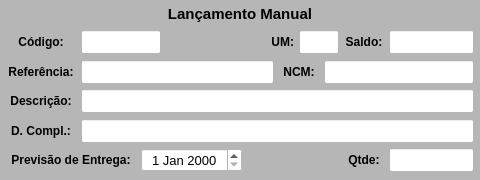
           <widget class="QWidget" name="widget_Cor5" native="true">
            <property name="sizePolicy">
             <sizepolicy hsizetype="Preferred" vsizetype="Preferred">
              <horstretch>0</horstretch>
              <verstretch>0</verstretch>
             </sizepolicy>
            </property>
            <property name="minimumSize">
             <size>
              <width>480</width>
              <height>180</height>
             </size>
            </property>
            <property name="maximumSize">
             <size>
              <width>480</width>
              <height>180</height>
             </size>
            </property>
            <property name="styleSheet">
             <string notr="true">background-color: rgb(182, 182, 182);</string>
            </property>
            <layout class="QVBoxLayout" name="verticalLayout_4">
             <property name="spacing">
              <number>1</number>
             </property>
             <property name="leftMargin">
              <number>1</number>
             </property>
             <property name="topMargin">
              <number>1</number>
             </property>
             <property name="rightMargin">
              <number>1</number>
             </property>
             <property name="bottomMargin">
              <number>6</number>
             </property>
             <item>
              <widget class="QWidget" name="widget_16" native="true">
               <property name="minimumSize">
                <size>
                 <width>0</width>
                 <height>25</height>
                </size>
               </property>
               <property name="maximumSize">
                <size>
                 <width>16777215</width>
                 <height>25</height>
                </size>
               </property>
               <property name="styleSheet">
                <string notr="true"/>
               </property>
               <layout class="QHBoxLayout" name="horizontalLayout_17">
                <property name="spacing">
                 <number>3</number>
                </property>
                <property name="leftMargin">
                 <number>3</number>
                </property>
                <property name="topMargin">
                 <number>3</number>
                </property>
                <property name="rightMargin">
                 <number>3</number>
                </property>
                <property name="bottomMargin">
                 <number>3</number>
                </property>
                <item>
                 <widget class="QLabel" name="label_52">
                  <property name="maximumSize">
                   <size>
                    <width>16777215</width>
                    <height>16777215</height>
                   </size>
                  </property>
                  <property name="font">
                   <font>
                    <pointsize>11</pointsize>
                    <weight>75</weight>
                    <bold>true</bold>
                   </font>
                  </property>
                  <property name="text">
                   <string>Lançamento Manual</string>
                  </property>
                  <property name="alignment">
                   <set>Qt::AlignCenter</set>
                  </property>
                 </widget>
                </item>
               </layout>
              </widget>
             </item>
             <item>
              <widget class="QWidget" name="widget_37" native="true">
               <property name="minimumSize">
                <size>
                 <width>0</width>
                 <height>30</height>
                </size>
               </property>
               <property name="maximumSize">
                <size>
                 <width>16777215</width>
                 <height>30</height>
                </size>
               </property>
               <property name="styleSheet">
                <string notr="true"/>
               </property>
               <layout class="QHBoxLayout" name="horizontalLayout_4">
                <property name="spacing">
                 <number>5</number>
                </property>
                <property name="leftMargin">
                 <number>5</number>
                </property>
                <property name="topMargin">
                 <number>3</number>
                </property>
                <property name="rightMargin">
                 <number>5</number>
                </property>
                <property name="bottomMargin">
                 <number>3</number>
                </property>
                <item>
                 <widget class="QLabel" name="label_54">
                  <property name="minimumSize">
                   <size>
                    <width>70</width>
                    <height>0</height>
                   </size>
                  </property>
                  <property name="maximumSize">
                   <size>
                    <width>70</width>
                    <height>16777215</height>
                   </size>
                  </property>
                  <property name="font">
                   <font>
                    <pointsize>9</pointsize>
                    <weight>75</weight>
                    <bold>true</bold>
                   </font>
                  </property>
                  <property name="text">
                   <string>Código:</string>
                  </property>
                  <property name="alignment">
                   <set>Qt::AlignCenter</set>
                  </property>
                 </widget>
                </item>
                <item>
                 <widget class="QLineEdit" name="line_Codigo_Manu">
                  <property name="sizePolicy">
                   <sizepolicy hsizetype="Preferred" vsizetype="Preferred">
                    <horstretch>0</horstretch>
                    <verstretch>0</verstretch>
                   </sizepolicy>
                  </property>
                  <property name="minimumSize">
                   <size>
                    <width>60</width>
                    <height>0</height>
                   </size>
                  </property>
                  <property name="maximumSize">
                   <size>
                    <width>80</width>
                    <height>16777215</height>
                   </size>
                  </property>
                  <property name="font">
                   <font>
                    <pointsize>9</pointsize>
                   </font>
                  </property>
                  <property name="styleSheet">
                   <string notr="true">background-color: rgb(255, 255, 255);</string>
                  </property>
                  <property name="alignment">
                   <set>Qt::AlignCenter</set>
                  </property>
                  <property name="placeholderText">
                   <string/>
                  </property>
                 </widget>
                </item>
                <item>
                 <widget class="QLabel" name="label_8">
                  <property name="text">
                   <string/>
                  </property>
                 </widget>
                </item>
                <item>
                 <widget class="QLabel" name="label_25">
                  <property name="maximumSize">
                   <size>
                    <width>25</width>
                    <height>16777215</height>
                   </size>
                  </property>
                  <property name="font">
                   <font>
                    <pointsize>9</pointsize>
                    <weight>75</weight>
                    <bold>true</bold>
                   </font>
                  </property>
                  <property name="text">
                   <string>UM:</string>
                  </property>
                  <property name="alignment">
                   <set>Qt::AlignRight|Qt::AlignTrailing|Qt::AlignVCenter</set>
                  </property>
                 </widget>
                </item>
                <item>
                 <widget class="QLineEdit" name="line_UM_Manu">
                  <property name="sizePolicy">
                   <sizepolicy hsizetype="Preferred" vsizetype="Preferred">
                    <horstretch>0</horstretch>
                    <verstretch>0</verstretch>
                   </sizepolicy>
                  </property>
                  <property name="minimumSize">
                   <size>
                    <width>40</width>
                    <height>0</height>
                   </size>
                  </property>
                  <property name="maximumSize">
                   <size>
                    <width>40</width>
                    <height>16777215</height>
                   </size>
                  </property>
                  <property name="font">
                   <font>
                    <pointsize>9</pointsize>
                   </font>
                  </property>
                  <property name="styleSheet">
                   <string notr="true">background-color: rgb(255, 255, 255);</string>
                  </property>
                  <property name="alignment">
                   <set>Qt::AlignCenter</set>
                  </property>
                 </widget>
                </item>
                <item>
                 <widget class="QLabel" name="label_38">
                  <property name="minimumSize">
                   <size>
                    <width>40</width>
                    <height>0</height>
                   </size>
                  </property>
                  <property name="maximumSize">
                   <size>
                    <width>40</width>
                    <height>16777215</height>
                   </size>
                  </property>
                  <property name="font">
                   <font>
                    <pointsize>9</pointsize>
                    <weight>75</weight>
                    <bold>true</bold>
                   </font>
                  </property>
                  <property name="text">
                   <string>Saldo:</string>
                  </property>
                  <property name="alignment">
                   <set>Qt::AlignCenter</set>
                  </property>
                 </widget>
                </item>
                <item>
                 <widget class="QLineEdit" name="line_Saldo_Manu">
                  <property name="sizePolicy">
                   <sizepolicy hsizetype="Preferred" vsizetype="Preferred">
                    <horstretch>0</horstretch>
                    <verstretch>0</verstretch>
                   </sizepolicy>
                  </property>
                  <property name="minimumSize">
                   <size>
                    <width>85</width>
                    <height>0</height>
                   </size>
                  </property>
                  <property name="maximumSize">
                   <size>
                    <width>85</width>
                    <height>16777215</height>
                   </size>
                  </property>
                  <property name="font">
                   <font>
                    <pointsize>9</pointsize>
                   </font>
                  </property>
                  <property name="cursor">
                   <cursorShape>IBeamCursor</cursorShape>
                  </property>
                  <property name="styleSheet">
                   <string notr="true">background-color: rgb(255, 255, 255);</string>
                  </property>
                  <property name="inputMask">
                   <string/>
                  </property>
                  <property name="text">
                   <string/>
                  </property>
                  <property name="frame">
                   <bool>true</bool>
                  </property>
                  <property name="echoMode">
                   <enum>QLineEdit::Normal</enum>
                  </property>
                  <property name="alignment">
                   <set>Qt::AlignCenter</set>
                  </property>
                  <property name="placeholderText">
                   <string/>
                  </property>
                 </widget>
                </item>
               </layout>
              </widget>
             </item>
             <item>
              <widget class="QWidget" name="widget_26" native="true">
               <property name="minimumSize">
                <size>
                 <width>0</width>
                 <height>30</height>
                </size>
               </property>
               <property name="maximumSize">
                <size>
                 <width>16777215</width>
                 <height>30</height>
                </size>
               </property>
               <property name="styleSheet">
                <string notr="true"/>
               </property>
               <layout class="QHBoxLayout" name="horizontalLayout_18">
                <property name="spacing">
                 <number>5</number>
                </property>
                <property name="leftMargin">
                 <number>5</number>
                </property>
                <property name="topMargin">
                 <number>3</number>
                </property>
                <property name="rightMargin">
                 <number>5</number>
                </property>
                <property name="bottomMargin">
                 <number>3</number>
                </property>
                <item>
                 <widget class="QLabel" name="label_55">
                  <property name="minimumSize">
                   <size>
                    <width>70</width>
                    <height>0</height>
                   </size>
                  </property>
                  <property name="maximumSize">
                   <size>
                    <width>70</width>
                    <height>16777215</height>
                   </size>
                  </property>
                  <property name="font">
                   <font>
                    <pointsize>9</pointsize>
                    <weight>75</weight>
                    <bold>true</bold>
                   </font>
                  </property>
                  <property name="text">
                   <string>Referência:</string>
                  </property>
                  <property name="alignment">
                   <set>Qt::AlignCenter</set>
                  </property>
                 </widget>
                </item>
                <item>
                 <widget class="QLineEdit" name="line_Referencia_Manu">
                  <property name="sizePolicy">
                   <sizepolicy hsizetype="Preferred" vsizetype="Preferred">
                    <horstretch>0</horstretch>
                    <verstretch>0</verstretch>
                   </sizepolicy>
                  </property>
                  <property name="minimumSize">
                   <size>
                    <width>0</width>
                    <height>0</height>
                   </size>
                  </property>
                  <property name="maximumSize">
                   <size>
                    <width>16777215</width>
                    <height>16777215</height>
                   </size>
                  </property>
                  <property name="font">
                   <font>
                    <pointsize>9</pointsize>
                   </font>
                  </property>
                  <property name="cursor">
                   <cursorShape>IBeamCursor</cursorShape>
                  </property>
                  <property name="styleSheet">
                   <string notr="true">background-color: rgb(255, 255, 255);</string>
                  </property>
                  <property name="inputMask">
                   <string/>
                  </property>
                  <property name="text">
                   <string/>
                  </property>
                  <property name="maxLength">
                   <number>20</number>
                  </property>
                  <property name="frame">
                   <bool>true</bool>
                  </property>
                  <property name="echoMode">
                   <enum>QLineEdit::Normal</enum>
                  </property>
                  <property name="alignment">
                   <set>Qt::AlignLeading|Qt::AlignLeft|Qt::AlignVCenter</set>
                  </property>
                 </widget>
                </item>
                <item>
                 <widget class="QLabel" name="label_56">
                  <property name="minimumSize">
                   <size>
                    <width>40</width>
                    <height>0</height>
                   </size>
                  </property>
                  <property name="maximumSize">
                   <size>
                    <width>40</width>
                    <height>16777215</height>
                   </size>
                  </property>
                  <property name="font">
                   <font>
                    <pointsize>9</pointsize>
                    <weight>75</weight>
                    <bold>true</bold>
                   </font>
                  </property>
                  <property name="text">
                   <string>NCM:</string>
                  </property>
                  <property name="alignment">
                   <set>Qt::AlignCenter</set>
                  </property>
                 </widget>
                </item>
                <item>
                 <widget class="QLineEdit" name="line_NCM_Manu">
                  <property name="sizePolicy">
                   <sizepolicy hsizetype="Preferred" vsizetype="Preferred">
                    <horstretch>0</horstretch>
                    <verstretch>0</verstretch>
                   </sizepolicy>
                  </property>
                  <property name="minimumSize">
                   <size>
                    <width>150</width>
                    <height>0</height>
                   </size>
                  </property>
                  <property name="maximumSize">
                   <size>
                    <width>150</width>
                    <height>16777215</height>
                   </size>
                  </property>
                  <property name="font">
                   <font>
                    <pointsize>9</pointsize>
                   </font>
                  </property>
                  <property name="styleSheet">
                   <string notr="true">background-color: rgb(255, 255, 255);</string>
                  </property>
                  <property name="alignment">
                   <set>Qt::AlignCenter</set>
                  </property>
                 </widget>
                </item>
               </layout>
              </widget>
             </item>
             <item>
              <widget class="QWidget" name="widget_14" native="true">
               <property name="minimumSize">
                <size>
                 <width>0</width>
                 <height>30</height>
                </size>
               </property>
               <property name="maximumSize">
                <size>
                 <width>16777215</width>
                 <height>30</height>
                </size>
               </property>
               <property name="styleSheet">
                <string notr="true"/>
               </property>
               <layout class="QHBoxLayout" name="horizontalLayout_15">
                <property name="spacing">
                 <number>5</number>
                </property>
                <property name="leftMargin">
                 <number>5</number>
                </property>
                <property name="topMargin">
                 <number>3</number>
                </property>
                <property name="rightMargin">
                 <number>5</number>
                </property>
                <property name="bottomMargin">
                 <number>3</number>
                </property>
                <item>
                 <widget class="QLabel" name="label_49">
                  <property name="minimumSize">
                   <size>
                    <width>70</width>
                    <height>0</height>
                   </size>
                  </property>
                  <property name="maximumSize">
                   <size>
                    <width>70</width>
                    <height>16777215</height>
                   </size>
                  </property>
                  <property name="font">
                   <font>
                    <pointsize>9</pointsize>
                    <weight>75</weight>
                    <bold>true</bold>
                   </font>
                  </property>
                  <property name="text">
                   <string>Descrição:</string>
                  </property>
                  <property name="alignment">
                   <set>Qt::AlignCenter</set>
                  </property>
                 </widget>
                </item>
                <item>
                 <widget class="QLineEdit" name="line_Descricao_Manu">
                  <property name="sizePolicy">
                   <sizepolicy hsizetype="Preferred" vsizetype="Preferred">
                    <horstretch>0</horstretch>
                    <verstretch>0</verstretch>
                   </sizepolicy>
                  </property>
                  <property name="minimumSize">
                   <size>
                    <width>0</width>
                    <height>0</height>
                   </size>
                  </property>
                  <property name="maximumSize">
                   <size>
                    <width>16777215</width>
                    <height>16777215</height>
                   </size>
                  </property>
                  <property name="font">
                   <font>
                    <pointsize>9</pointsize>
                   </font>
                  </property>
                  <property name="styleSheet">
                   <string notr="true">background-color: rgb(255, 255, 255);</string>
                  </property>
                  <property name="alignment">
                   <set>Qt::AlignLeading|Qt::AlignLeft|Qt::AlignVCenter</set>
                  </property>
                 </widget>
                </item>
               </layout>
              </widget>
             </item>
             <item>
              <widget class="QWidget" name="widget_36" native="true">
               <property name="minimumSize">
                <size>
                 <width>0</width>
                 <height>30</height>
                </size>
               </property>
               <property name="maximumSize">
                <size>
                 <width>16777215</width>
                 <height>30</height>
                </size>
               </property>
               <property name="styleSheet">
                <string notr="true"/>
               </property>
               <layout class="QHBoxLayout" name="horizontalLayout_12">
                <property name="spacing">
                 <number>5</number>
                </property>
                <property name="leftMargin">
                 <number>5</number>
                </property>
                <property name="topMargin">
                 <number>3</number>
                </property>
                <property name="rightMargin">
                 <number>5</number>
                </property>
                <property name="bottomMargin">
                 <number>3</number>
                </property>
                <item>
                 <widget class="QLabel" name="label_61">
                  <property name="minimumSize">
                   <size>
                    <width>70</width>
                    <height>0</height>
                   </size>
                  </property>
                  <property name="maximumSize">
                   <size>
                    <width>70</width>
                    <height>16777215</height>
                   </size>
                  </property>
                  <property name="font">
                   <font>
                    <pointsize>9</pointsize>
                    <weight>75</weight>
                    <bold>true</bold>
                   </font>
                  </property>
                  <property name="text">
                   <string>D. Compl.:</string>
                  </property>
                  <property name="alignment">
                   <set>Qt::AlignCenter</set>
                  </property>
                 </widget>
                </item>
                <item>
                 <widget class="QLineEdit" name="line_DescrCompl_Manu">
                  <property name="sizePolicy">
                   <sizepolicy hsizetype="Preferred" vsizetype="Preferred">
                    <horstretch>0</horstretch>
                    <verstretch>0</verstretch>
                   </sizepolicy>
                  </property>
                  <property name="minimumSize">
                   <size>
                    <width>0</width>
                    <height>0</height>
                   </size>
                  </property>
                  <property name="maximumSize">
                   <size>
                    <width>16777215</width>
                    <height>16777215</height>
                   </size>
                  </property>
                  <property name="font">
                   <font>
                    <pointsize>9</pointsize>
                   </font>
                  </property>
                  <property name="styleSheet">
                   <string notr="true">background-color: rgb(255, 255, 255);</string>
                  </property>
                  <property name="alignment">
                   <set>Qt::AlignLeading|Qt::AlignLeft|Qt::AlignVCenter</set>
                  </property>
                 </widget>
                </item>
               </layout>
              </widget>
             </item>
             <item>
              <widget class="QWidget" name="widget_29" native="true">
               <property name="minimumSize">
                <size>
                 <width>0</width>
                 <height>30</height>
                </size>
               </property>
               <property name="maximumSize">
                <size>
                 <width>16777215</width>
                 <height>30</height>
                </size>
               </property>
               <property name="styleSheet">
                <string notr="true"/>
               </property>
               <layout class="QHBoxLayout" name="horizontalLayout_25">
                <property name="spacing">
                 <number>5</number>
                </property>
                <property name="leftMargin">
                 <number>5</number>
                </property>
                <property name="topMargin">
                 <number>3</number>
                </property>
                <property name="rightMargin">
                 <number>5</number>
                </property>
                <property name="bottomMargin">
                 <number>3</number>
                </property>
                <item>
                 <widget class="QLabel" name="label_63">
                  <property name="minimumSize">
                   <size>
                    <width>130</width>
                    <height>0</height>
                   </size>
                  </property>
                  <property name="maximumSize">
                   <size>
                    <width>130</width>
                    <height>16777215</height>
                   </size>
                  </property>
                  <property name="font">
                   <font>
                    <pointsize>9</pointsize>
                    <weight>75</weight>
                    <bold>true</bold>
                   </font>
                  </property>
                  <property name="text">
                   <string>Previsão de Entrega:</string>
                  </property>
                  <property name="alignment">
                   <set>Qt::AlignCenter</set>
                  </property>
                 </widget>
                </item>
                <item>
                 <widget class="QDateEdit" name="date_Entrega_Manu">
                  <property name="sizePolicy">
                   <sizepolicy hsizetype="Minimum" vsizetype="Preferred">
                    <horstretch>0</horstretch>
                    <verstretch>0</verstretch>
                   </sizepolicy>
                  </property>
                  <property name="minimumSize">
                   <size>
                    <width>0</width>
                    <height>0</height>
                   </size>
                  </property>
                  <property name="maximumSize">
                   <size>
                    <width>16777215</width>
                    <height>16777215</height>
                   </size>
                  </property>
                  <property name="font">
                   <font>
                    <pointsize>10</pointsize>
                   </font>
                  </property>
                  <property name="styleSheet">
                   <string notr="true">background-color: rgb(255, 255, 255);</string>
                  </property>
                  <property name="alignment">
                   <set>Qt::AlignCenter</set>
                  </property>
                 </widget>
                </item>
                <item>
                 <widget class="QLabel" name="label_7">
                  <property name="text">
                   <string/>
                  </property>
                 </widget>
                </item>
                <item>
                 <widget class="QLabel" name="label_37">
                  <property name="minimumSize">
                   <size>
                    <width>40</width>
                    <height>0</height>
                   </size>
                  </property>
                  <property name="maximumSize">
                   <size>
                    <width>40</width>
                    <height>16777215</height>
                   </size>
                  </property>
                  <property name="font">
                   <font>
                    <pointsize>9</pointsize>
                    <weight>75</weight>
                    <bold>true</bold>
                   </font>
                  </property>
                  <property name="text">
                   <string>Qtde:</string>
                  </property>
                  <property name="alignment">
                   <set>Qt::AlignCenter</set>
                  </property>
                 </widget>
                </item>
                <item>
                 <widget class="QLineEdit" name="line_Qtde_Manu">
                  <property name="sizePolicy">
                   <sizepolicy hsizetype="Preferred" vsizetype="Preferred">
                    <horstretch>0</horstretch>
                    <verstretch>0</verstretch>
                   </sizepolicy>
                  </property>
                  <property name="minimumSize">
                   <size>
                    <width>85</width>
                    <height>0</height>
                   </size>
                  </property>
                  <property name="maximumSize">
                   <size>
                    <width>85</width>
                    <height>16777215</height>
                   </size>
                  </property>
                  <property name="font">
                   <font>
                    <pointsize>9</pointsize>
                   </font>
                  </property>
                  <property name="cursor">
                   <cursorShape>IBeamCursor</cursorShape>
                  </property>
                  <property name="styleSheet">
                   <string notr="true">background-color: rgb(255, 255, 255);</string>
                  </property>
                  <property name="inputMask">
                   <string/>
                  </property>
                  <property name="text">
                   <string/>
                  </property>
                  <property name="frame">
                   <bool>true</bool>
                  </property>
                  <property name="echoMode">
                   <enum>QLineEdit::Normal</enum>
                  </property>
                  <property name="alignment">
                   <set>Qt::AlignCenter</set>
                  </property>
                  <property name="placeholderText">
                   <string/>
                  </property>
                 </widget>
                </item>
               </layout>
              </widget>
             </item>
            </layout>
           </widget>
